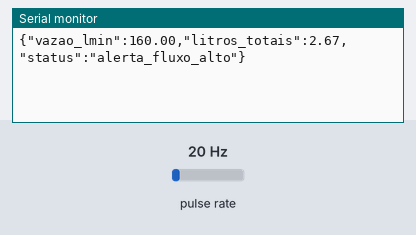
The sketch below on a simulated ESP32. Shown: the last lines printed to the serial monitor. Wiring (inferred from the names in the program): pulse sensor: data GPIO 2. The test bench sets the inputs (shaded band); at power-on: pulse rate 20 Hz.

Above: at 1.3 s.
1.4 s: pulse rate (sensor on GPIO 2) set to 4 Hz
At 2.6 s:
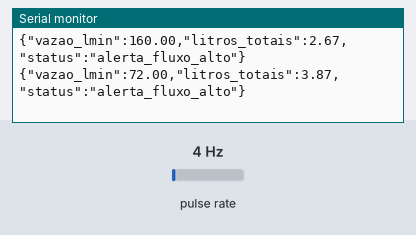
2.9 s: pulse rate (sensor on GPIO 2) set to 50 Hz
At 3.9 s:
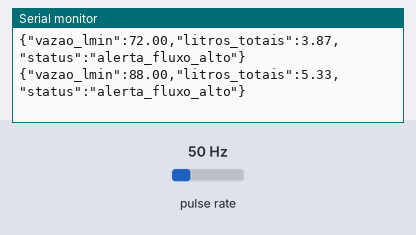
Timing chart, 0 to 5.9 s (numbered marks = the images above; inputs shaded):
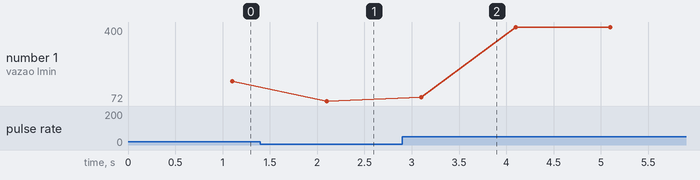

The sketch:

sgh_esp32.ino
```cpp
/**
 * ==============================================================================
 * SGH — Sistema de Gerenciamento Hidráulico
 * Firmware Oficial para ESP32 (Arduino IDE C/C++)
 * ==============================================================================
 *
 * Hardware:
 *   - Microcontrolador: ESP32 DevKit v1 (30 ou 38 pinos)
 *   - Sensor de Vazão: YF-S201 (1/2") ou TF-S201 (Efeito Hall)
 *
 * ESQUEMA DE LIGAÇÃO E PINOUT:
 *   +--------------------+-------------------------+-------------------------------+
 *   | Sensor YF-S201     | ESP32 DevKit Pin        | Observações Elétricas         |
 *   +--------------------+-------------------------+-------------------------------+
 *   | Vermelho (VCC)     | VIN / 5V                | Sensor opera idealmente em 5V |
 *   | Preto (GND)        | GND                     | Terra comum                   |
 *   | Amarelo (Sinal)    | GPIO 2 (com divisor)    | Divisor de tensão obrigatório |
 *   +--------------------+-------------------------+-------------------------------+
 *
 * CUIDADOS COM O GPIO 2 (STRAPPING PIN & NÍVEL DE TENSÃO):
 *   1. COMPATIBILIDADE DE TENSÃO: O sensor alimentado em 5V envia pulsos de 5V.
 *      O GPIO do ESP32 suporta no máximo 3.3V. É OBRIGATÓRIO usar um divisor resistivo:
 *        Sinal Sensor (5V) ---> [ Resistor 1kΩ ou 10kΩ ] ---> GPIO 2
 *                                                        |
 *                                               [ Resistor 2kΩ ou 20kΩ ]
 *                                                        |
 *                                                       GND
 *      Isso rebaixa 5V para ~3.3V protegendo a porta do ESP32.
 *
 *   2. STRAPPING PIN: O GPIO 2 é um pino de strapping do ESP32. Se for mantido em nível
 *      ALTO durante o boot, pode interferir no modo de gravação (flashing). O divisor
 *      com referência ao GND garante que o pino inicie em nível baixo na inicialização.
 *      (O LED onboard da maioria das placas DevKit também pisca no GPIO 2).
 *
 * FÓRMULA DE VAZÃO:
 *   Q (L/min) = (Frequência de pulsos [Hz] * 60) / Fator de Calibração
 *   - YF-S201 padrão: Fator = 7.5 (aproximadamente 450 pulsos por litro)
 *   - TF-S201 padrão: Fator = 5.5 a 7.5 (depende da calibragem experimental)
 *
 * FORMATO SERIAL ENVIADO (1 linha JSON por segundo a 115200 baud):
 *   {"vazao_lmin":3.46,"litros_totais":10.5,"status":"normal"}
 * ==============================================================================
 */

#include <Arduino.h>

// Definição de Pinos
const uint8_t SENSOR_PIN = 2; // GPIO 2 com interrupção externa

// Parâmetros de Calibração (ajustáveis conforme o modelo de sensor)
// YF-S201: tipicamente 7.5; TF-S201: tipicamente 5.5
const float FATOR_CALIBRACAO = 7.5;

// Variáveis de Contagem de Pulsos (compartilhadas com a ISR)
volatile uint32_t contadorPulsos = 0;
portMUX_TYPE spinlockPulsos = portMUX_INITIALIZER_UNLOCKED;

// Variáveis de Tempo e Acumulação de Volume
unsigned long tempoAnteriorMs = 0;
float volumeAcumuladoLitros = 0.0;

// ISR (Interrupt Service Routine) executada a cada pulso do sensor
void IRAM_ATTR tratarPulsoVazao() {
  portENTER_CRITICAL_ISR(&spinlockPulsos);
  contadorPulsos++;
  portEXIT_CRITICAL_ISR(&spinlockPulsos);
}

void setup() {
  // Inicialização da porta serial com baud rate estrito de 115200 bps
  Serial.begin(115200);

  // Pequena pausa para estabilização do hardware e da interface serial
  delay(100);

  // Configuração do pino do sensor como entrada com resistor pull-down interno
  pinMode(SENSOR_PIN, INPUT_PULLDOWN);

  // Anexa interrupção na borda de subida (RISING) dos pulsos do rotor magnético
  attachInterrupt(digitalPinToInterrupt(SENSOR_PIN), tratarPulsoVazao, RISING);

  tempoAnteriorMs = millis();
}

void loop() {
  unsigned long tempoAtualMs = millis();
  unsigned long deltaTempoMs = tempoAtualMs - tempoAnteriorMs;

  // Processa a leitura exatamente a cada 1000 milissegundos (1 segundo)
  if (deltaTempoMs >= 1000) {
    uint32_t pulsosNoIntervalo = 0;

    // Seção crítica para leitura e reset atômico do contador de pulsos
    portENTER_CRITICAL(&spinlockPulsos);
    pulsosNoIntervalo = contadorPulsos;
    contadorPulsos = 0;
    portEXIT_CRITICAL(&spinlockPulsos);

    tempoAnteriorMs = tempoAtualMs;

    // Cálculo exato da frequência em Hertz considerando o delta de tempo real
    float deltaSegundos = (float)deltaTempoMs / 1000.0;
    float frequenciaHz = (float)pulsosNoIntervalo / deltaSegundos;

    // Cálculo da vazão instantânea em Litros por Minuto:
    // Q (L/min) = (Frequência [Hz] * 60) / Fator de Calibração
    float vazaoLmin = 0.0;
    if (frequenciaHz > 0.0) {
      vazaoLmin = (frequenciaHz * 60.0) / FATOR_CALIBRACAO;
    }

    // Filtro contra ruído residual mínimo (ex: flutuação de 1 pulso espúrio)
    if (pulsosNoIntervalo <= 1 && vazaoLmin < 0.15) {
      vazaoLmin = 0.0;
    }

    // Cálculo do volume incremental em litros no intervalo atual:
    // Litros = (Vazão L/min / 60) * deltaSegundos
    float litrosIncrementais = (vazaoLmin / 60.0) * deltaSegundos;
    volumeAcumuladoLitros += litrosIncrementais;

    // Determinação do status do fluxo
    const char* statusStr = "normal";
    if (vazaoLmin > 30.0) {
      statusStr = "alerta_fluxo_alto";
    } else if (vazaoLmin == 0.0) {
      statusStr = "normal";
    }

    // Envio estrito da linha JSON sem caracteres estranhos ou mensagens extras
    // Exemplo: {"vazao_lmin":3.46,"litros_totais":10.50,"status":"normal"}
    Serial.print("{\"vazao_lmin\":");
    Serial.print(vazaoLmin, 2);
    Serial.print(",\"litros_totais\":");
    Serial.print(volumeAcumuladoLitros, 2);
    Serial.print(",\"status\":\"");
    Serial.print(statusStr);
    Serial.println("\"}");
  }
}
```

Measured:
- after the input at 1.4 s, the serial monitor: prints a new line after 0.70 s (image 1)
- after the input at 2.9 s, the serial monitor: prints a new line after 0.20 s (image 2)
- plotted number 1: 160 → 72 after the input at 1.4 s, 72 → 400 after the input at 2.9 s
